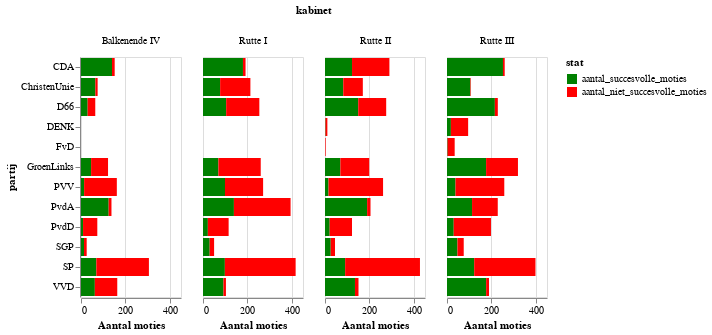

This figure's notebook cell:
### Markdown cell above
Interessant! Bij veel partijen levert een zetel ongeveer 17 succesvolle moties op. Uitzonderingen zijn FvD en PvVV, maar ook Denk, PvdD, VVD en SP zijn minder productief. Opvallend dat de VVD eigenlijk al jaren lang weinig succesvolle moties indient, terwijl andere regeringspartijen dit wel doen.

### Code cell
party_perf = party_perf.loc[party_perf['partij'].isin(get_largest_parties(2020))]
chart = alt.Chart(party_perf).mark_bar().encode(
    column='kabinet',
    x='value:Q',
    y='partij',
    color=alt.Color('stat',
                scale=alt.Scale(
        domain=['aantal_succesvolle_moties','aantal_niet_succesvolle_moties'],
        range=['green', 'red']))
).properties(width=100).transform_filter(alt.FieldOneOfPredicate(field='stat', oneOf=['aantal_succesvolle_moties','aantal_niet_succesvolle_moties']))
chart.encoding.x.title = 'Aantal moties'
chart

### Figure 1 — Vega-Lite specification as saved in the notebook (floating-point values rounded to 4 significant figures; data arrays with more than 128 entries replaced by an {"elided": "..."} marker saying what was removed)
{"config": {"view": {"continuousWidth": 400, "continuousHeight": 300}}, "data": {"name": "data-55ccaf7806b71905c2600c0fb420fd5b"}, "mark": "bar", "encoding": {"color": {"type": "nominal", "field": "stat", "scale": {"domain": ["aantal_succesvolle_moties", "aantal_niet_succesvolle_moties"], "range": ["green", "red"]}}, "column": {"type": "nominal", "field": "kabinet"}, "x": {"type": "quantitative", "field": "value", "title": "Aantal moties"}, "y": {"type": "nominal", "field": "partij"}}, "transform": [{"filter": {"field": "stat", "oneOf": ["aantal_succesvolle_moties", "aantal_niet_succesvolle_moties"]}}], "width": 100, "$schema": "https://vega.github.io/schema/vega-lite/v4.8.1.json", "datasets": {"data-55ccaf7806b71905c2600c0fb420fd5b": {"elided": "352 records"}}}
